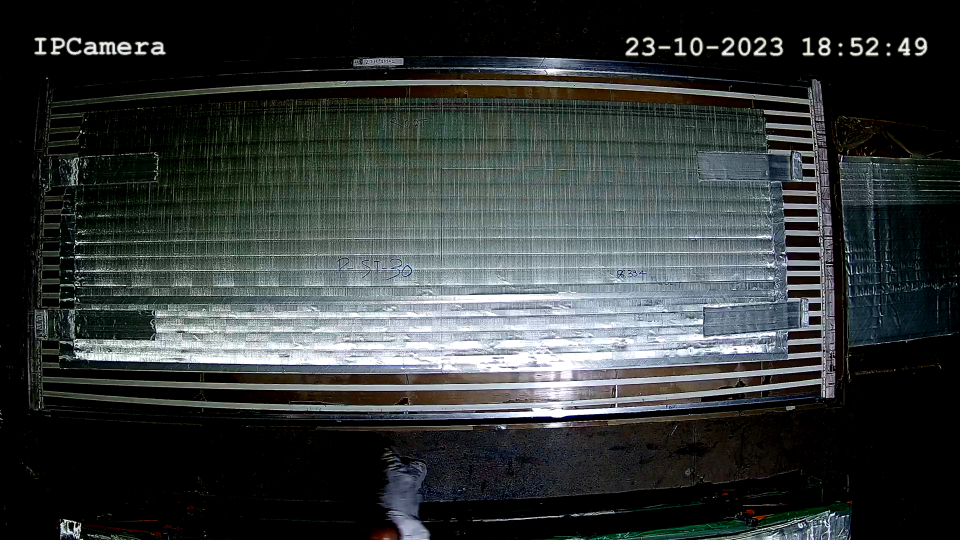
#> input picture openCV RA/im4.png, 1920 x 1080 px (shown at 1/2 size)
$ python open_cv_ex7.py
#> lines starting #> are read from the running program, lines starting #| are printed output that depends on the picture; after the words box and inside, x2 and y2 are one past the last pixel; in counts of white or black regions, pixels touching at a corner belong together
# THIS CODE IS FOR DETECTING BORDERS OF OBJECTS USING CHANGES IN PIXELS AND MEASURES THEM

import os
os.chdir(r'C:\Users\Juan Pablo Lopez\PycharmProjects\ProjectJP\openCV RA')

import cv2

paths=['im4.png','im5.png','im6.png','im7.png']

for path in paths:
  img=cv2.imread(path)   # standard BGR format each from 0-255
#> img is the input picture: shape (1080, 1920, 3); mean B, G, R 55.9, 56.2, 51
  img = cv2.resize(cv2.imread(path, 1), (0, 0), fx=0.7, fy=0.7) # scaling function fx an fy if necessary
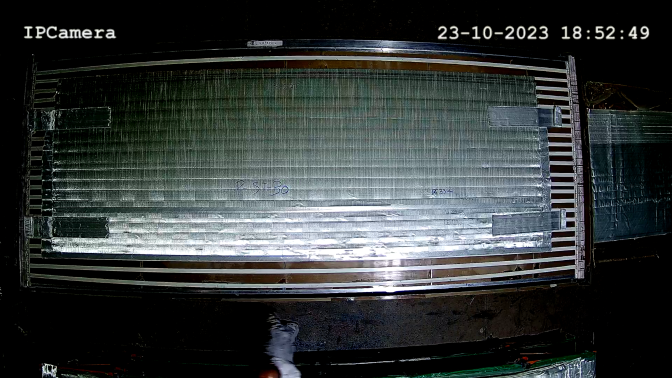
#> img: shape (756, 1344, 3) (shown at 1/2 size); mean B, G, R 55.8, 56.1, 50.9
  height, width, ch = img.shape
#> height = 756; width = 1344; ch = 3
  mid_h=int(height/2)
#> mid_h = 378
  mid_w=int(width/2)-50
#> mid_w = 622
  # print(img)
  # print(img.shape)

  hsv_img = cv2.cvtColor(img,cv2.COLOR_BGR2HSV_FULL) # better HSV format, Hue-Saturation-Value, Color is mainly HUE
#> hsv_img: shape (756, 1344, 3); mean H, S, V 68.9, 54.2, 59.3
  # print(hsv_img)
  # print(hsv_img.shape)

  size_circle=5
  size_line=2

  #.............LEFT BORDER.........................................................
  sw=1
  col=75
  row=mid_h
#> row = 378
  while sw==1:
    if hsv_img[row,col,0]<1:
        cv2.circle(img,(col,row),1,(0,0,255),-1)
        row_left=row
        sw=0
    row=row+1
#> img: shape (756, 1344, 3); under 0.01% of pixels changed, all inside (x1, y1, x2, y2) = (74, 378, 77, 381)
#> after the loop, row = 380

  sw=1
  col=75
  row=mid_h
#> row = 378
  while sw==1:
    if hsv_img[row_left,col,0]>100:
        cv2.circle(img,(col,row_left),size_circle,(255,0,0),-1)
        col_left=col
        sw=0
    col=col+1
#> img: shape (756, 1344, 3); mean B, G, R 55.8, 56.1, 50.9
#> after the loop, col = 85

  #...........RIGHT BORDER....................................................
  sw=1
  col=1121
  row=mid_h
  while sw==1:
    if hsv_img[row,col,0]<1:
        cv2.circle(img,(col,row),1,(0,0,255),-1)
        row_right=row
        sw=0
    row=row+1
#> img: shape (756, 1344, 3); mean B, G, R 55.8, 56.1, 50.9
#> after the loop, row = 388

  sw=1
  col=1121
  row=mid_h
#> row = 378
  while sw==1:
    if hsv_img[row_right,col,0]>100:
        cv2.circle(img,(col,row_right),size_circle,(255,0,0),-1)
        col_right=col
        sw=0
    col=col-1
#> img: shape (756, 1344, 3); mean B, G, R 55.8, 56.1, 50.9
#> after the loop, col = 1102


  #.............TOP BORDER............................
  sw=1
  col=mid_w
#> col = 622
  row=110
  while sw==1:
    if hsv_img[row,col,0]>60:
        if hsv_img[row+15,col,0]>60:
          cv2.circle(img,(col,row),size_circle,(255,0,0),-1)
          top_row=row
          sw=0
    row=row+1
#> img: shape (756, 1344, 3); mean B, G, R 55.9, 56.1, 50.9
#> after the loop, row = 140

  #.............BOTTOM BORDER....................
  sw=1
  col=mid_w
  row=530
  while sw==1:
    if hsv_img[row,col,0]>160:
        if hsv_img[row-15,col,0]>100:
          print(hsv_img[row,col,0])
          cv2.circle(img,(col,row),size_circle,(255,0,0),-1)
          bottom_row=row
          sw=0
    row=row-1
#> this loop made 7 passes
#| 236
#> img: shape (756, 1344, 3); mean B, G, R 55.9, 56, 50.9
#> after the loop, row = 523
  #............DRAW THE RECTANGLE.....................................

  cv2.rectangle(img,(col_left,top_row),(col_right,bottom_row),(0,0,255),size_line)

  #............WRITE THE WIDTH AND HEIGHT............................

  scale=1  # mm / pixel
  w=(col_right-col_left)*scale
  h=(bottom_row-top_row)*scale
  cv2.putText(img,'Width= {}'.format(round(w,3)),(mid_w,mid_h-30),cv2.FONT_HERSHEY_PLAIN,3,(255,0,0),3)  # draw text
  cv2.putText(img,'Height= {}'.format(round(h,3)),(mid_w,mid_h+30),cv2.FONT_HERSHEY_PLAIN,3,(255,0,0),3)  # draw text
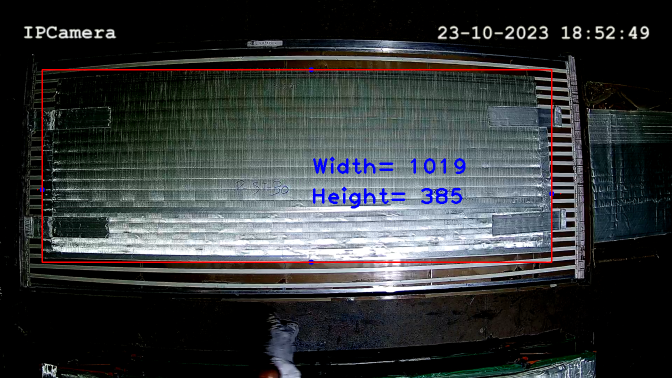
#> img: shape (756, 1344, 3) (shown at 1/2 size); mean B, G, R 56, 54.7, 51.7


  #................DISPLAY THE IMAGE................................
  cv2.imshow('img',img)
  cv2.waitKey(0)
#> pass 2 of the loop `for path in paths:`:
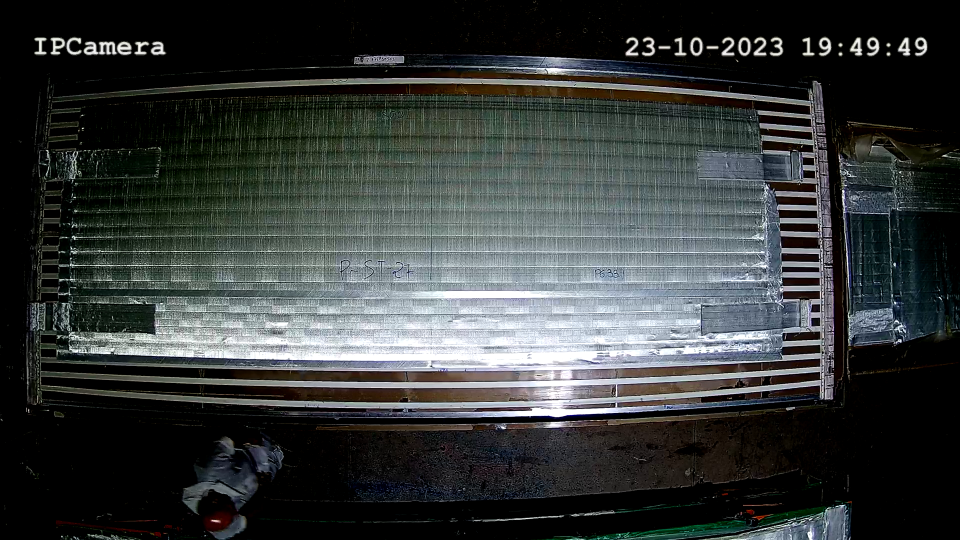
#> input picture openCV RA/im5.png, 1920 x 1080 px (shown at 1/2 size)
#> img is the input picture: shape (1080, 1920, 3); mean B, G, R 57.3, 58, 53.9
#> `img = cv2.resize(cv2.imread(path, 1), (0, 0), fx=0.7, fy=0.7)`:
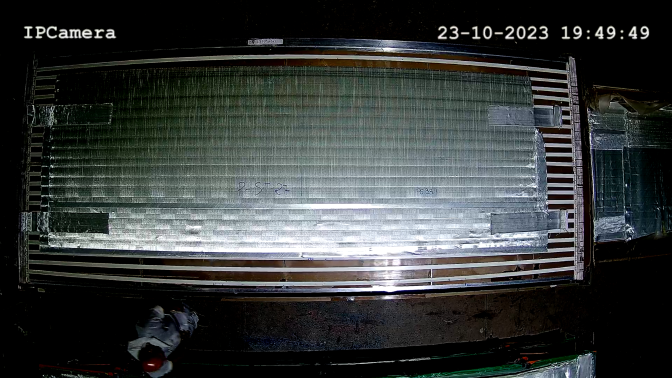
#> img: shape (756, 1344, 3) (shown at 1/2 size); mean B, G, R 57.2, 57.9, 53.8
#> hsv_img: shape (756, 1344, 3); mean H, S, V 68.4, 53.6, 61.3
#> after the loop `while sw==1:`: row = 379
#> after the loop `while sw==1:`: col = 84
#> after the loop `while sw==1:`: row = 393
#> after the loop `while sw==1:`: col = 1096
#> after the loop `while sw==1:`: row = 134
#> the loop `while sw==1:` made 10 passes
#| 225
#> after the loop `while sw==1:`: row = 520
#> `cv2.putText(img,'Height= {}'.format(round(h,3)),(mid_w,mid_h+30),cv2.F..`:
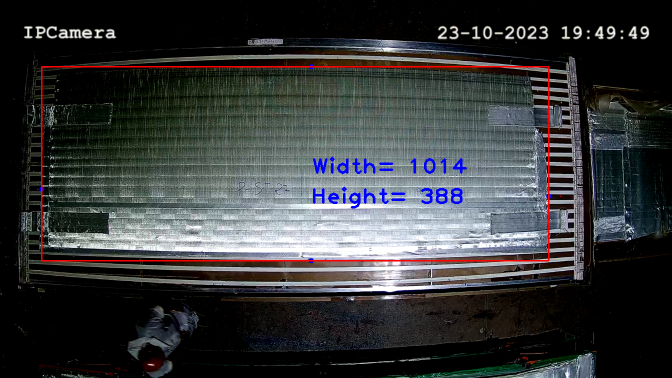
#> img: shape (756, 1344, 3) (shown at 1/2 size); mean B, G, R 57.4, 56.5, 54.6
#> pass 3 of the loop `for path in paths:`:
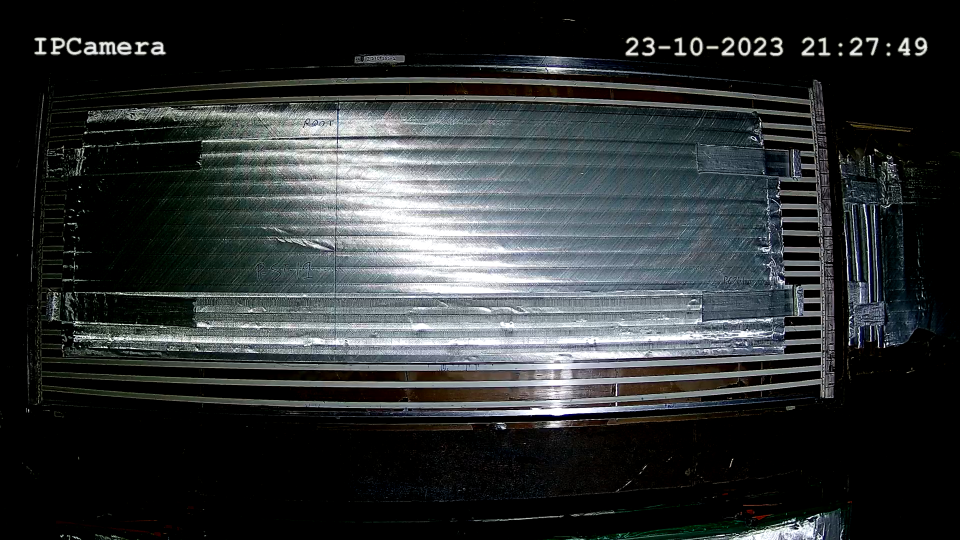
#> input picture openCV RA/im6.png, 1920 x 1080 px (shown at 1/2 size)
#> img is the input picture: shape (1080, 1920, 3); mean B, G, R 51, 50, 46
#> `img = cv2.resize(cv2.imread(path, 1), (0, 0), fx=0.7, fy=0.7)`:
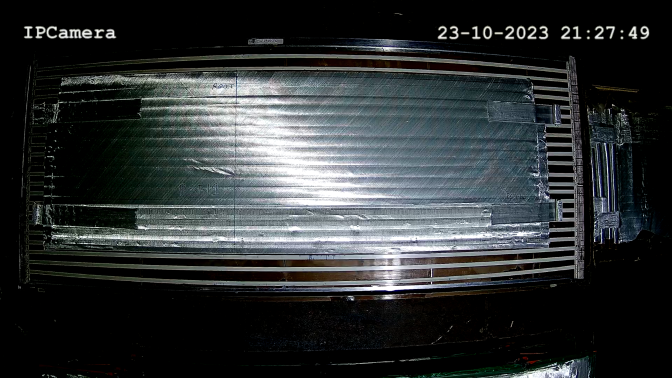
#> img: shape (756, 1344, 3) (shown at 1/2 size); mean B, G, R 51, 49.9, 46
#> hsv_img: shape (756, 1344, 3); mean H, S, V 61.8, 43.4, 52.7
#> after the loop `while sw==1:`: row = 379
#> after the loop `while sw==1:`: col = 104
#> after the loop `while sw==1:`: row = 379
#> after the loop `while sw==1:`: col = 1097
#> after the loop `while sw==1:`: row = 137
#> the loop `while sw==1:` made 12 passes
#| 240
#> after the loop `while sw==1:`: row = 518
#> `cv2.putText(img,'Height= {}'.format(round(h,3)),(mid_w,mid_h+30),cv2.F..`:
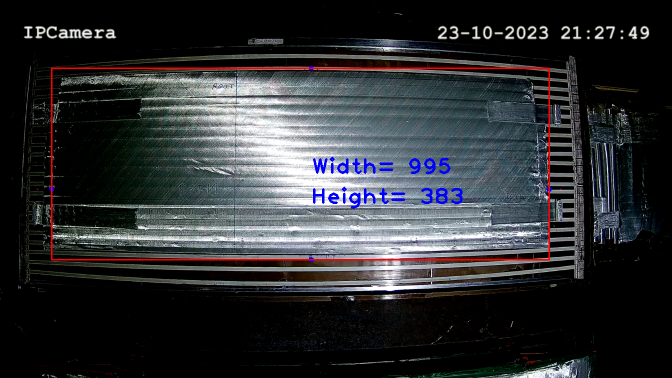
#> img: shape (756, 1344, 3) (shown at 1/2 size); mean B, G, R 51.1, 48.5, 46.7
#> the loop made 4 passes; the first 3 are shown


#  PIXELES VAN POR FILAS Y COLUMNAS, LO MISMO Q TIRA EL .SHAPE, EL IMG O EL HSV O EL GRAY TIRAN RESULTADO EN FILAS X COLUMNAS, PERO COORDENADAS ES INVERTIDO (COLUMNA-FILA), TOD O LO QUE SEA DIBUJAR SOBRE LA IMAGEN SERA EN COORDENADAS, PRIMERO LA COLUMNA Y LUEGO LA FILA

#### CODES INDEX
#### 1 THIS CODE FILTERS IMAGES ACCORDING TO A COLOR RANGE, CREATES A MASK SHOWING ONLY THE OBJECTS (PIXELS) WITH THAT COLOR
#### 2 THIS CODE RECEIVES A TEMPLATE IMAGE AND IT TRIES TO FIND THE TEMPLATE INSIDE ANOTHER PICTURE USING DIFFERENT METHODS
#### 3 THIS CODE DISPLAYS PIXEL POSITION MAP ACROSS THE IMAGE
#### 4 THIS CODE FINDS OBJECTS IN A UNIFORM BACKGROUND AND MEASURES THEM INSIDE AN IMAGE
#### 5 THIS CODE JOINS SEPARATE PICTURES INTO 1 PANOMARIC
#### 6 THIS CODE DISPLAYS COLOR MAP VALUES ACROSS THE IMAGE
#### 7 THIS CODE IS FOR DETECTING BORDERS OF OBJECTS USING CHANGES IN PIXELS AND MEASURES THEM
#### 8 THIS CODE FINDS REAL TIME VIDEO OBJECTS IN A UNIFORM BACKGROUND AND MEASURES THEM
#### 9 THIS CODE FINDS LIVE POSITIONS OF ITEMS IN UNIFORM BACKGROUND WITH REFERENCE POSITIONS
#### 10 THIS CODE DISPLAYS LIVE COLOR MAP VALUES ACROSS THE IMAGE
#### 11 THIS CODE DISPLAYS LIVE PIXEL POSITIONS ACROSS THE IMAGE
#### 12 THIS CODE CALCULATES THE DISTANCE TRAVELLED BY A BLACK LINE (OR POINT) TRAVELLING ACROSS THE IMAGE ON A VIDEO
#### 13 THIS CODE IS FOR LIVE TESTING OF THE FEEDER CAMERA
#### 14 This code shows single pixel position inside an image with dynamic positioning using the keys 4-left 8-up 6-right 5-down
#### 15 This code shows live mouse pointer pixel position inside an image
#### 16 THIS CODE CREATES A LIVE MESH MESH IN THE FEEDER RIGHT CAMERA
#### 17 THIS CODE IS FOR DETECTING BORDERS OF LAYERS IN THE FEEDER RIGHT SIDE, NOT LIVE
#### 18 THIS CODE DISPLAYS COLOR MAP VALUES ACROSS THE FEEDER RIGHT IMAGE
